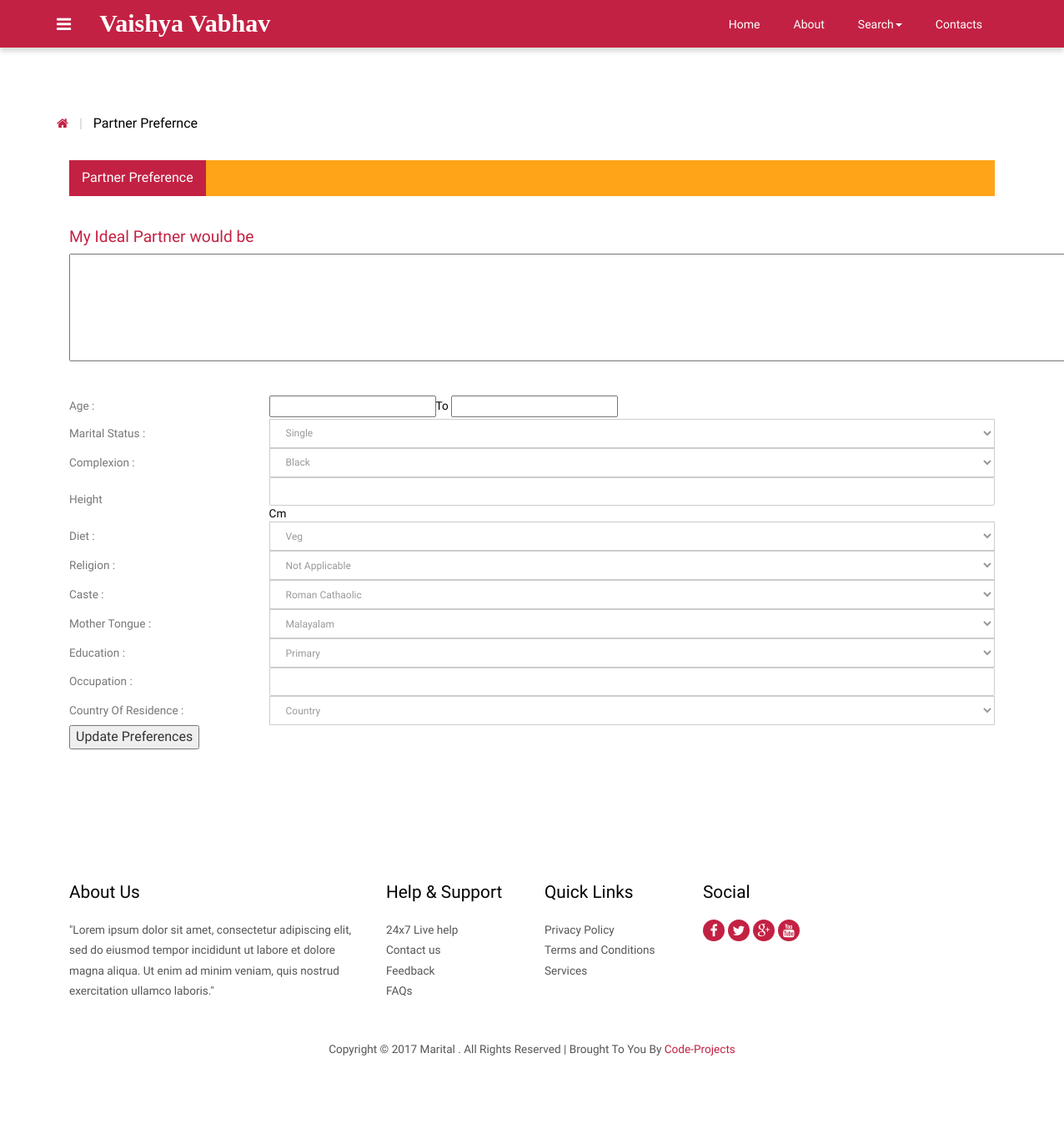
The page /partner_preference_bk.php?id=19 (signed in) on the database as committed earlier.
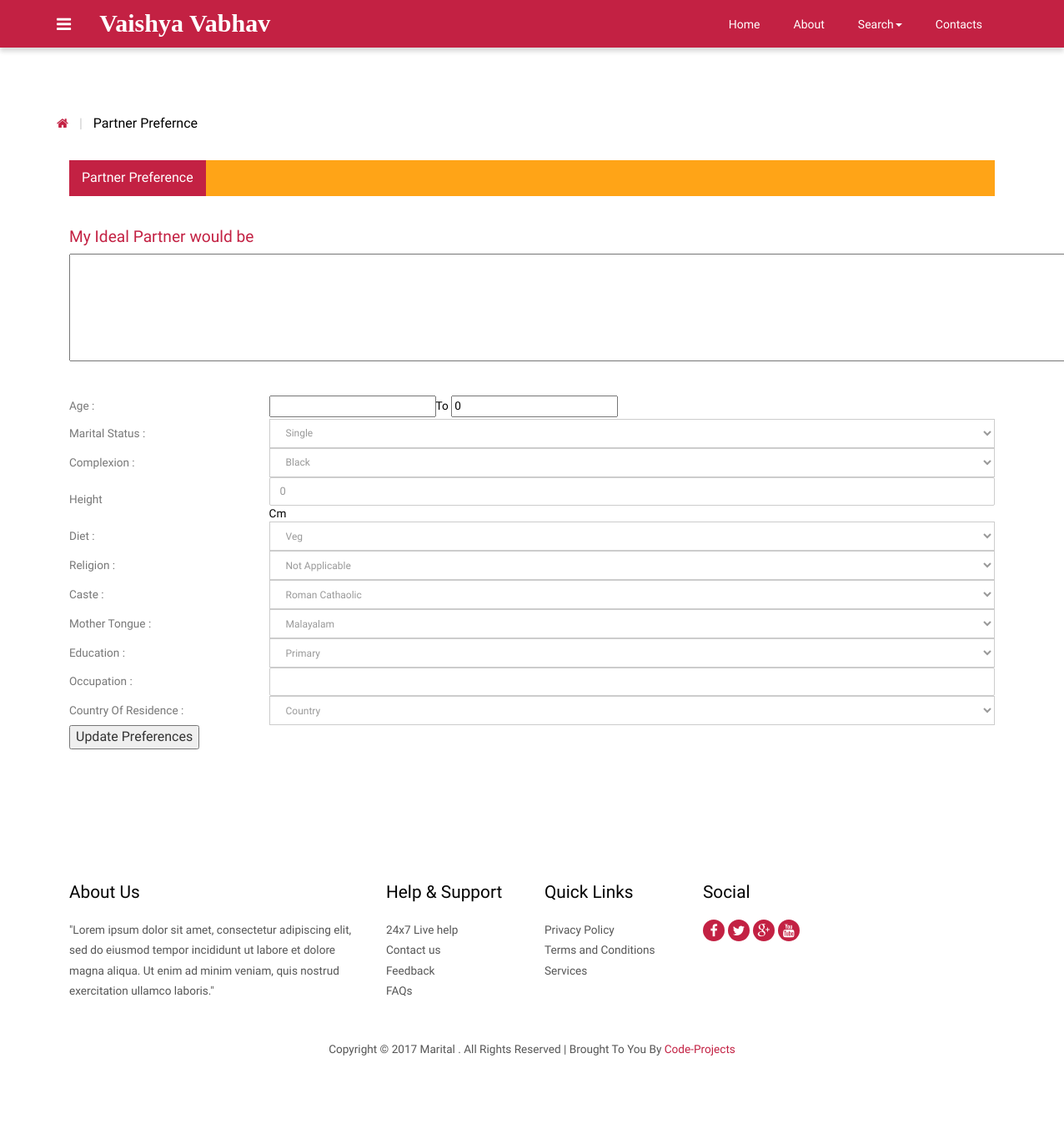
The same page on the database as committed later.
### tables this page shows
CREATE TABLE `partnerprefs` (
  `id` int(10) NOT NULL,
  `custId` int(10) NOT NULL,
  `agemin` varchar(3) NOT NULL,
  `agemax` int(3) NOT NULL,
  `maritalstatus` varchar(20) NOT NULL,
  `complexion` varchar(10) NOT NULL,
  `height` int(3) NOT NULL,
  `diet` varchar(10) NOT NULL,
  `religion` varchar(15) NOT NULL,
  `caste` varchar(20) NOT NULL,
  `subcaste` varchar(20) NOT NULL,
  `mothertounge` varchar(20) NOT NULL,
  `education` varchar(30) NOT NULL,
  `occupation` varchar(30) NOT NULL,
  `country` varchar(30) NOT NULL,
  `descr` text NOT NULL
);

### functions.php (called while the page is built, shortened)
<?php
function mysqlexec($sql){
	$host="localhost";
	$username="root";
	$password="";
	$db_name="matrimony";
	$conn=mysqli_connect("$host", "$username", "$password")or die("cannot connect");
	mysqli_select_db($conn,"$db_name")or die("cannot select DB");
	if($result = mysqli_query($conn, $sql)){
		return $result;
	}
	else{
		echo mysqli_error($conn);
	}
}
?>

### partner_preference_bk.php (the view, shortened to what this page needs)
<?php include_once("functions.php"); ?>
<?php require_once("includes/dbconn.php");?>
<?php
$id=$_GET['id'];
		$sql="SELECT * FROM partnerprefs WHERE custId = $id";
		$result=mysqlexec($sql);
		if($result){
			$row=mysqli_fetch_assoc($result);
				$agemin= isset($row['agemin']) ? $row['agemin'] : "";
	$agemax= isset($row['agemax']) ? $row['agemax'] : "";
	$marital_status= isset($row['maritalstatus']) ? $row['maritalstatus'] : "";
	$height= isset($row['height']) ? $row['height'] : "";
	$occupation= isset($row['occupation']) ? $row['occupation'] : "";
	$descr= isset($row['descr']) ? $row['descr'] : "";
		}
		else{
			echo mysqli_error($conn);
		}
?>
<!DOCTYPE HTML>
<html>
<head>
<link href="css/bootstrap-3.1.1.min.css" rel='stylesheet' type='text/css' />
<link href="css/style.css" rel='stylesheet' type='text/css' />
<link href="css/font-awesome.css" rel="stylesheet">
</head>
<body>
 <?php include_once("includes/navigation.php");?>
<div class="grid_3">
  <div class="container">
   <div class="breadcrumb1">
     <ul>
        <a href="index.php"><i class="fa fa-home home_1"></i></a>
        <span class="divider">&nbsp;|&nbsp;</span>
        <li class="current-page">Partner Prefernce</li>
     </ul>
   </div>
   <div class="profile">
   	 <div class="col-md-12 profile_left">
		<div class="col_4">
		    <div class="bs-example bs-example-tabs" role="tabpanel" data-example-id="togglable-tabs">
			   <ul id="myTab" class="nav nav-tabs nav-tabs1" role="tablist">
				  <li role="presentation" class="active"><a href="#home" id="home-tab" role="tab" data-toggle="tab" aria-controls="home" aria-expanded="true">Partner Preference</a></li>
			   </ul>
			   <form action="" method="post" name="partner">
			   <div id="myTabContent" class="tab-content">
				  <div role="tabpanel" class="tab-pane fade in active" id="home" aria-labelledby="home-tab">
				    <div class="tab_box">
				    	<h1>My Ideal Partner would be</h1>
				    	<p><textarea name="descr" rows="5" cols="150"><?php echo $descr;?></textarea></p>
				    </div>
				    <div class="basic_1-left">
				    	  <table class="table_working_hours">
				        	<tbody>
				        		<tr class="opened">
									<td class="day_label">Age   :</td>
									<td class="day_value">
									<input type="text" name="agemin" value="<?php echo $agemin; ?>">to <input type="text" name ="agemax" value="<?php echo $agemax; ?>">
									</td>
								</tr>
				        		<tr class="opened">
									<td class="day_label">Marital Status :</td>
									<td class="day_value">
										<div class="select-block1">
										<select name="maritalstatus">
						                    <option value="<?php if($marital_status="Single"){echo "Single";} elseif ($marital_status="Married") {echo "Married";} else{echo "Divorced";}?>"><?php echo $marital_status;?></option>
						                </select>
						                </div>
									</td>
								</tr>
							    <tr class="opened">
									<td class="day_label">Complexion :</td>
									<td class="day_value closed">
									<div class="select-block1">
						                <select name="colour">
						                    <option value="">Black</option>
						                </select>
								    </div>
								    </td>
								</tr>
								<tr class="opened">
									<td class="day_label">Height</td>
									<td class="day_value closed"><input type="text"  id="edit-name" name="height" value="<?php echo $height;?>" size="60" maxlength="60" class="form-text">cm</td>
								</tr>
								<tr class="opened">
									<td class="day_label">Diet :</td>
									<td class="day_value closed"><div class="select-block1">
					                <select name="diet">
					                    <option value="Veg">Veg</option>
					                </select>
							    	</div>
							    	</td>
								</tr>
								<tr class="opened">
									<td class="day_label">Religion :</td>
									<td class="day_value closed"><span>
									<div class="select-block1">
					                    <select name="religion">
						                    <option value="Not Applicable">Not Applicable</option>
					                    </select>
	                 				</div></span>
	                  			</td>
								</tr>
								<tr class="opened">
									<td class="day_label">Caste :</td>
									<td class="day_value closed">
									<div class="select-block1">
	                    				<select name="caste">
			                   				<option value="Roman Cathaolic">Roman Cathaolic</option>
					                    </select>
		                 			</div></td>
								</tr>
								<tr class="opened">
									<td class="day_label">Mother Tongue :</td>
									<td class="day_value closed">
									<div class="select-block1">
						                <select name="mothertounge">
						                    <option value="">Malayalam</option>
						                </select>
								    </div>
								    </td>
								</tr>
								<tr class="opened">
									<td class="day_label">Education :</td>
									<td class="day_value closed"><div class="select-block1">
						                <select name="education">
						                    <option value="Primary">Primary</option>
						                </select>
								    </div>
								    </td>
								</tr>
								<tr class="opened">
									<td class="day_label">Occupation :</td>
									<td class="day_value closed"> <input type="text" id="edit-name" name="occupation" value="" size="60" maxlength="60" value="<?php echo $occupation;?>" class="form-text"></td>
								</tr>
								<tr class="opened">
									<td class="day_label">Country of Residence :</td>
									<td class="day_value closed">
										<div class="select-block1">
						                    <select name="country">
							                    <option value="Not Applicable">Country</option>
						                    </select>
						                 </div>
						            </td>
								</tr>
							 </tbody>
				          </table>
				        </div>
				  </div>
				 <input type="submit" value="Update Preferences">
		     </div>
		     </form>
		  </div>
	   </div>
   	 </div>
    </div>
  </div>
</div>
<?php include_once("footer.php");?>

### includes/navigation.php (shortened to what this page needs)
<div class="navbar navbar-inverse-blue navbar">
     <div class="navbar-inner navbar-inner_1">
       <div class="container">
          <div class="navigation">
            <nav id="colorNav">
		   <ul>
			<li class="green">
			</li>
		   </ul>
            </nav>
          </div>
          <a class="brand textcls" href="index.php">
	    Vaishya Vabhav
	   </a>
          <div class="pull-right">
         	<nav class="navbar nav_bottom" role="navigation">
	    <div class="collapse navbar-collapse" id="bs-megadropdown-tabs">
	        <ul class="nav navbar-nav nav_1">
	            <li><a href="index.php">Home</a></li>
	            <li><a href="about.php">About</a></li>
				<li class="dropdown">
	              <a href="#" class="dropdown-toggle" data-toggle="dropdown">Search<span class="caret"></span></a>
	            </li>
	            <li class="last"><a href="contact.php">Contacts</a></li>
	        </ul>
	     </div>
	    </nav>
	   </div>
       </div>
     </div>
   </div>

### footer.php
 <div class="footer">
    	<div class="container">
    		<div class="col-md-4 col_2">
    			<h4>About Us</h4>
    			<p>"Lorem ipsum dolor sit amet, consectetur adipiscing elit, sed do eiusmod tempor incididunt ut labore et dolore magna aliqua. Ut enim ad minim veniam, quis nostrud exercitation ullamco laboris."</p>
    		</div>
    		<div class="col-md-2 col_2">
    			<h4>Help & Support</h4>
    			<ul class="footer_links">
    				<li><a href="#">24x7 Live help</a></li>
    				<li><a href="contact.php">Contact us</a></li>
    				<li><a href="#">Feedback</a></li>
    				<li><a href="faq.php">FAQs</a></li>
    			</ul>
    		</div>
    		<div class="col-md-2 col_2">
    			<h4>Quick Links</h4>
    			<ul class="footer_links">
    				<li><a href="privacy.php">Privacy Policy</a></li>
    				<li><a href="terms.php">Terms and Conditions</a></li>
    				<li><a href="services.php">Services</a></li>
    			</ul>
    		</div>
    		<div class="col-md-2 col_2">
    			<h4>Social</h4>
    			<ul class="footer_social">
				  <li><a href="#"><i class="fa fa-facebook fa1"> </i></a></li>
				  <li><a href="#"><i class="fa fa-twitter fa1"> </i></a></li>
				  <li><a href="#"><i class="fa fa-google-plus fa1"> </i></a></li>
				  <li><a href="#"><i class="fa fa-youtube fa1"> </i></a></li>
			    </ul>
    		</div>
    		<div class="clearfix"> </div>
    		<div class="copy">
		      <p>Copyright © 2017 Marital . All Rights Reserved  | Brought To You By <a href="http://code-projects.org" target="_blank">Code-Projects</a></p>
	        </div>
    	</div>
</div>

### includes/navigation.php (style rules this page uses)
a.brand.textcls { color: #fff; font-size: 30px; font-weight: bold; font-family: auto; }

Rows that differ between the two databases and show on the page:
added partnerprefs: agemax "0", height "0"
